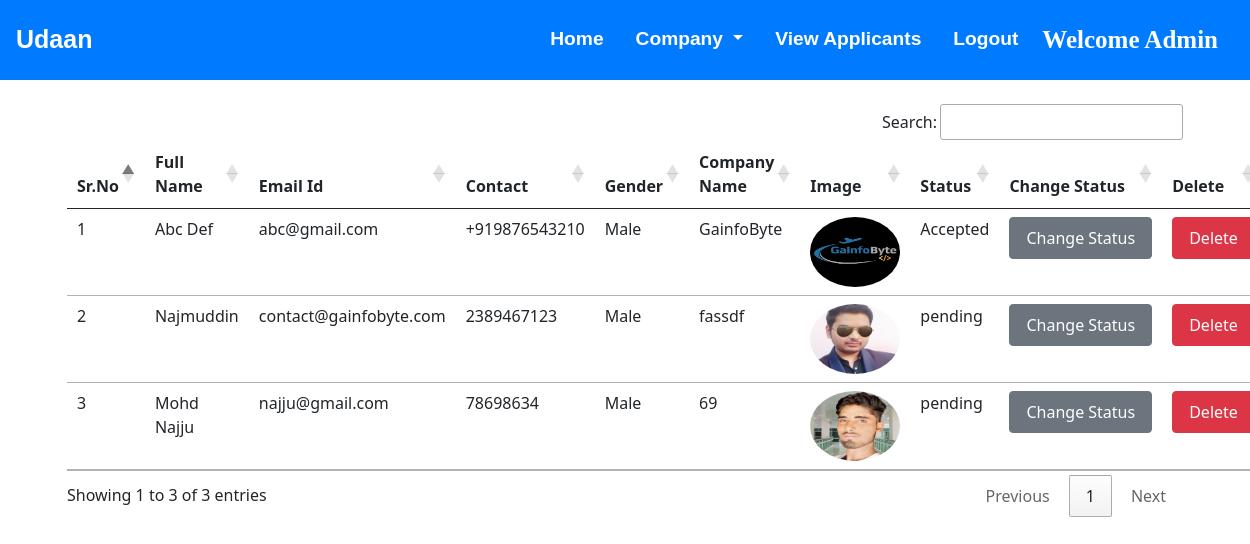
The app's page /all_companies/ (signed in) with its own data.
### jobs/models.py (models this page shows, shortened)
class Company(models.Model):
    user = models.ForeignKey(User, on_delete=models.CASCADE)
    phone = models.CharField(max_length=10)
    image = models.ImageField(upload_to="")
    gender = models.CharField(max_length=10)
    type = models.CharField(max_length=15)
    status = models.CharField(max_length=20)
    company_name = models.CharField(max_length=100)

### jobs/views.py (the view)
# urls.py: path("all_companies/", views.all_companies, name="all_companies"),
def all_companies(request):
    if not request.user.is_authenticated:
        return redirect("/admin_login")
    companies = Company.objects.all()
    return render(request, "all_companies.html", {'companies':companies})

### jobs/templates/all_companies.html (shortened to what this page needs)
{% extends 'admin_navbar.html' %}
{% block body %}
<div class="container mt-4">
<table class="table table-hover" id="example">
    <thead>
        <tr>
            <th>Sr.No</th>
            <th>Full Name</th>
            <th>Email Id</th>
            <th>Contact</th>
            <th>Gender</th>
            <th>Company Name</th>
            <th>Image</th>
            <th>Status</th>
            <th>Change Status</th>
            <th>Delete</th>
        </tr>
    </thead>
    <tbody>
        {% for company in companies %}
        <tr>
            <td>{{forloop.counter}}</td>
            <td>{{company.user.get_full_name}}</td>
            <td>{{company.user.email}}</td>
            <td>{{company.phone}}</td>
            <td>{{company.gender}}</td>
            <td>{{company.company_name}}</td>
            <td><img src="{{company.image.url}}" class="rounded-circle" width="90px" height="70px"></td>
            <td>{{company.status}}</td>
            <td><a href="/change_status/{{company.id}}/" class="btn btn-secondary">Change Status</a></td>
            <td><a href="/delete_company/{{company.user.id}}/" class="btn btn-danger" onclick="return confirm('Are you sure you want to delete this company?')">Delete</a></td>
        </tr>
        {% endfor %}
    </tbody>
</table>
</div>
{% endblock %}

### jobs/templates/admin_navbar.html (shortened to what this page needs)
{% load static %}
<!doctype html>
<html lang="en">
<head>
  <link href="https://cdn.jsdelivr.net/npm/bootstrap@5.0.2/dist/css/bootstrap.min.css" rel="stylesheet"
>
  <link rel="stylesheet" href="https://cdn.datatables.net/1.10.25/css/jquery.dataTables.min.css">
  <link rel="stylesheet" href="https://cdn.datatables.net/buttons/1.7.1/css/buttons.dataTables.min.css">
  <link rel="stylesheet" href="{% static 'css/style.css' %}">
</head>
<body>
  <nav class="navbar navbar-expand-lg navbar-dark sticky-top">
    <a class="navbar-brand" href="/">
      <span class="navbar-brand-text">Udaan</span>
    </a>
    <div class="collapse navbar-collapse" id="navbarSupportedContent">
        <ul class="navbar-nav ms-auto mb-2 mb-lg-0">
            <li class="nav-item">
                <a class="nav-link {% block home %} {% endblock %} active" aria-current="page" href="/">Home</a>
            </li>
            <li class="nav-item dropdown">
                <a class="nav-link dropdown-toggle active" href="#" id="loginDropdown" role="button"
                    data-bs-toggle="dropdown" aria-haspopup="true" aria-expanded="false">
                    Company
                </a>
            </li>
            <li class="nav-item">
              <a class="nav-link {% block view_applicants %} {% endblock %} active" href="/view_applicants/">View Applicants</a>
            </li>
            <li class="nav-item">
              <a class="nav-link active" href="/logout/">Logout</a>
            </li>
        </ul>
        <a class="navbar-brand" style="font-weight: bold; font-family: 'Times New Roman', Times, serif;" href="#">Welcome Admin</a>
    </div>
  </nav>
  {% block body %}
  {% endblock %}
</body>
</html>

### jobs/static/css/style.css (style rules this page uses)
:root { --primary-color: #007bff; --secondary-color: #6c757d; --success-color: #28a745; --info-color: #17a2b8; --warning-color: #ffc107; --danger-color: #dc3545; --light-color: #f8f9fa; --dark-color: #343a40; }
.btn { display: inline-block; padding: 0.5rem 1rem; border-radius: 0.25rem; font-size: 1rem; font-weight: 400; line-height: 1.5; text-align: center; white-space: nowrap; vertical-align: middle; cursor: pointer; }
.btn-secondary { color: #fff; background-color: #6c757d; border-color: #6c757d; }
.navbar { background-color: #007bff; padding: 1rem; font-size: 1.2rem; }
.navbar a { color: #fff; text-decoration: none; margin-right: 1rem; font-family: 'Franklin Gothic Medium', 'Arial Narrow', Arial, sans-serif; }
.navbar-brand { color: #FBAD30; font-size: 25px; font-weight: bold; }
.nav-link { color: #FFFFFF; font-weight: bold; }

### records on screen
Company: user.get_full_name "Abc Def", user.email "abc@gmail.com", phone "+919876543210", gender "Male", company_name "GainfoByte", image (picture), status "Accepted"
Company: user.get_full_name "Najmuddin", user.email "contact@gainfobyte.com", phone "2389467123", gender "Male", company_name "fassdf", image (picture), status "pending"
Company: user.get_full_name "Mohd Najju", user.email "najju@gmail.com", phone "78698634", gender "Male", company_name "69", image (picture), status "pending"
